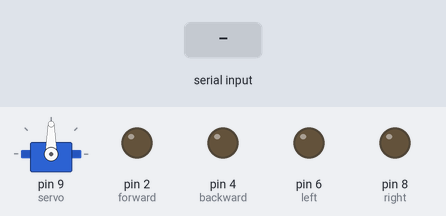
Bench run of a sketch on a simulated Arduino Uno, built with avr-gcc and run on an emulated ATmega328P. On the bench: servo, output pins drawn as LEDs (lit = HIGH). The test bench sets the inputs (shaded band). What the sketch prints to the serial monitor is not drawn.

Above: at 1.2 s.
1.3 s: "f" received over the second serial link
At 1.7 s:
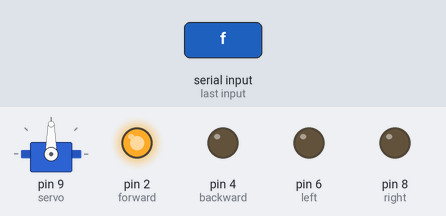
2.8 s: "b" received over the second serial link
At 3.6 s:
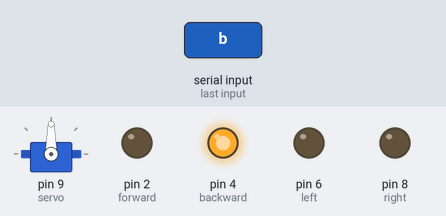
4.3 s: "l" received over the second serial link
At 4.9 s:
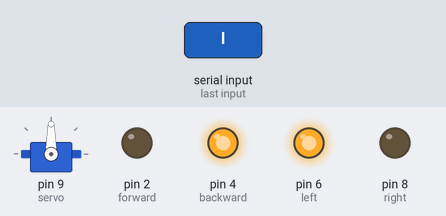
5.8 s: "s" received over the second serial link
At 7.0 s:
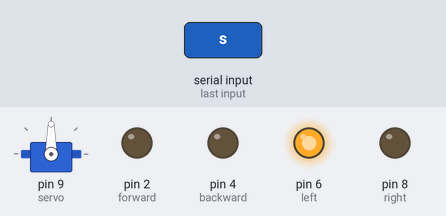
7.3 s: "r" received over the second serial link
At 8.4 s:
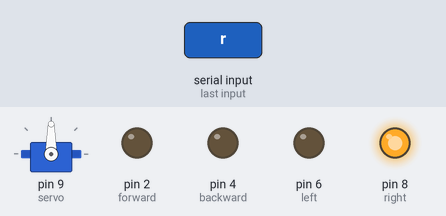
8.8 s: "b" received over the second serial link
At 9.6 s:
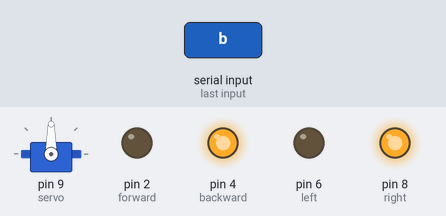
Timing chart, 0 to 11.3 s (numbered marks = the images above; inputs shaded):
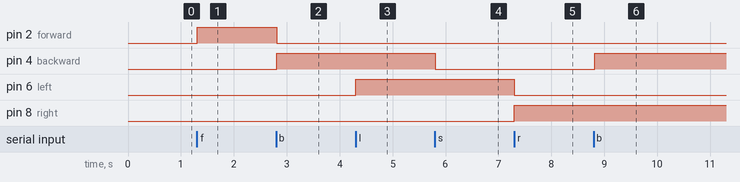

The sketch:

carBluetooth.ino
```cpp
#include <SoftwareSerial.h>
SoftwareSerial BTserial(11, 12); // RX | TX
#include <Servo.h>

const int forward = 2; // julto
const int backward = 4; // cerveno
const int left = 6; // zeleno
const int right = 8; // cerno

char in, state_m1 = 's', state_m2 = 'v';

long time;

Servo servo;

int pos = 0;

void setup()
{

    Serial.begin(9600);

    pinMode(forward, OUTPUT);
    pinMode(backward, OUTPUT);
    pinMode(left, OUTPUT);
    pinMode(right, OUTPUT);

    BTserial.begin(9600);

    servo.attach(9);

//    for (pos = 0; pos <= 180; pos += 1) {
//      servo.write(pos);
//      delay(10);
//    }
//    for (pos = 90; pos >= 0; pos -= 1) {
//      servo.write(pos);
//      delay(10);
//    }
//
}

void loop()
{
//        if (BTserial.available() > 0)
//        {

            Serial.print("Time: ");
            time = millis();
            Serial.print(time);
            Serial.print(" ");

            in = BTserial.read();

            Serial.println(in);

            if(in == 'f')
            {
              digitalWrite(backward, LOW);
              digitalWrite(forward, HIGH);
            }

            if(in == 'b')
            {
              digitalWrite(forward, LOW);
              digitalWrite(backward, HIGH);

            Serial.print("Timeeeeeeeees: ");
            time = millis();
            Serial.println(time);

            }

            if(in == 's')
            {
              digitalWrite(backward, LOW);
              digitalWrite(forward, LOW);
            }


            if(in == 'l')
            {
              digitalWrite(right, LOW);
              digitalWrite(left, HIGH);
            }

            if(in == 'r')
            {
              digitalWrite(left, LOW);
              digitalWrite(right, HIGH);
            }

            if(in == 'v')
            {
              digitalWrite(left, LOW);
              digitalWrite(right, LOW);
            }
//         }
}
```

Measured:
- after the input at 1.3 s, pin 2 (forward): LOW → HIGH at once
- after the input at 2.8 s, pin 2 (forward): HIGH → LOW at once; pin 4 (backward): LOW → HIGH at once
- after the input at 4.3 s, pin 6 (left): LOW → HIGH at once
- after the input at 5.8 s, pin 4 (backward): HIGH → LOW at once
- after the input at 7.3 s, pin 6 (left): HIGH → LOW at once; pin 8 (right): LOW → HIGH at once
- after the input at 8.8 s, pin 4 (backward): LOW → HIGH at once
